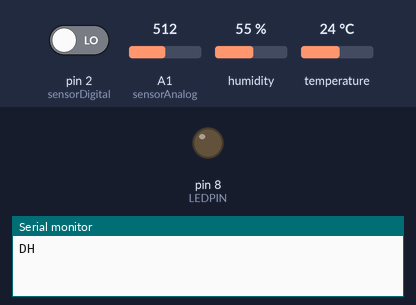
Bench run of a sketch on a simulated Arduino Uno, built with avr-gcc and run on an emulated ATmega328P. On the bench: output pins drawn as LEDs (lit = HIGH), the last lines printed to the serial monitor. The inputs (shaded band) are chosen by the test bench; at power-on: pin 2 (sensorDigital) LOW, A1 (sensorAnalog) = 512, humidity 55 %, temperature 24 °C.

Above: at 1.5 s.
At 6.09 s:
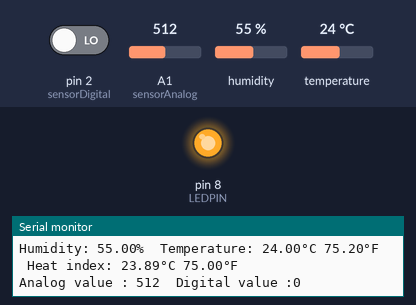
Timing chart, 0 to 7.0 s (numbered marks = the images above):
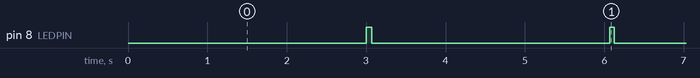

Measured:
- by itself, pin 8 (LEDPIN): alternates HIGH for 0.06 s and LOW for 3.0 s

The sketch:

exampleu_dht11.ino
```cpp
#include "DHT.h"
#define sensorDigital 2
#define DHTPIN 3
#define DHTTYPE DHT11
#define LEDPIN 8
#define sensorAnalog A1
DHT dht(DHTPIN, DHTTYPE);

void setup() {
  Serial.begin(9600);
  Serial.println(F("DHTxx test!"));
  pinMode(sensorDigital, INPUT);
  pinMode(LEDPIN, OUTPUT);
  dht.begin();
  Serial.begin(9600);
}

void loop() {

  delay(3000);
  bool digital = digitalRead(sensorDigital);
  int analog = analogRead(sensorAnalog);
  Serial.print("Analog value : ");
  Serial.print(analog);
  Serial.print("  ");
  Serial.print("Digital value :");
  Serial.println(digital);
  digitalWrite(LEDPIN, HIGH);
  float h = dht.readHumidity();
  float t = dht.readTemperature();
  float f = dht.readTemperature(true);

  if (isnan(h) || isnan(t) || isnan(f)) {
    Serial.println(F("Failed to read from DHT sensor!"));
    return;
  }

  float hif = dht.computeHeatIndex(f, h);
  float hic = dht.computeHeatIndex(t, h, false);

  Serial.print(F("Humidity: "));
  Serial.print(h);
  Serial.print(F("%  Temperature: "));
  Serial.print(t);
  Serial.print(F("°C "));
  Serial.print(f);
  Serial.print(F("°F  Heat index: "));
  Serial.print(hic);
  Serial.print(F("°C "));
  Serial.print(hif);
  Serial.println(F("°F"));

  digitalWrite(LEDPIN, LOW);
}
```
